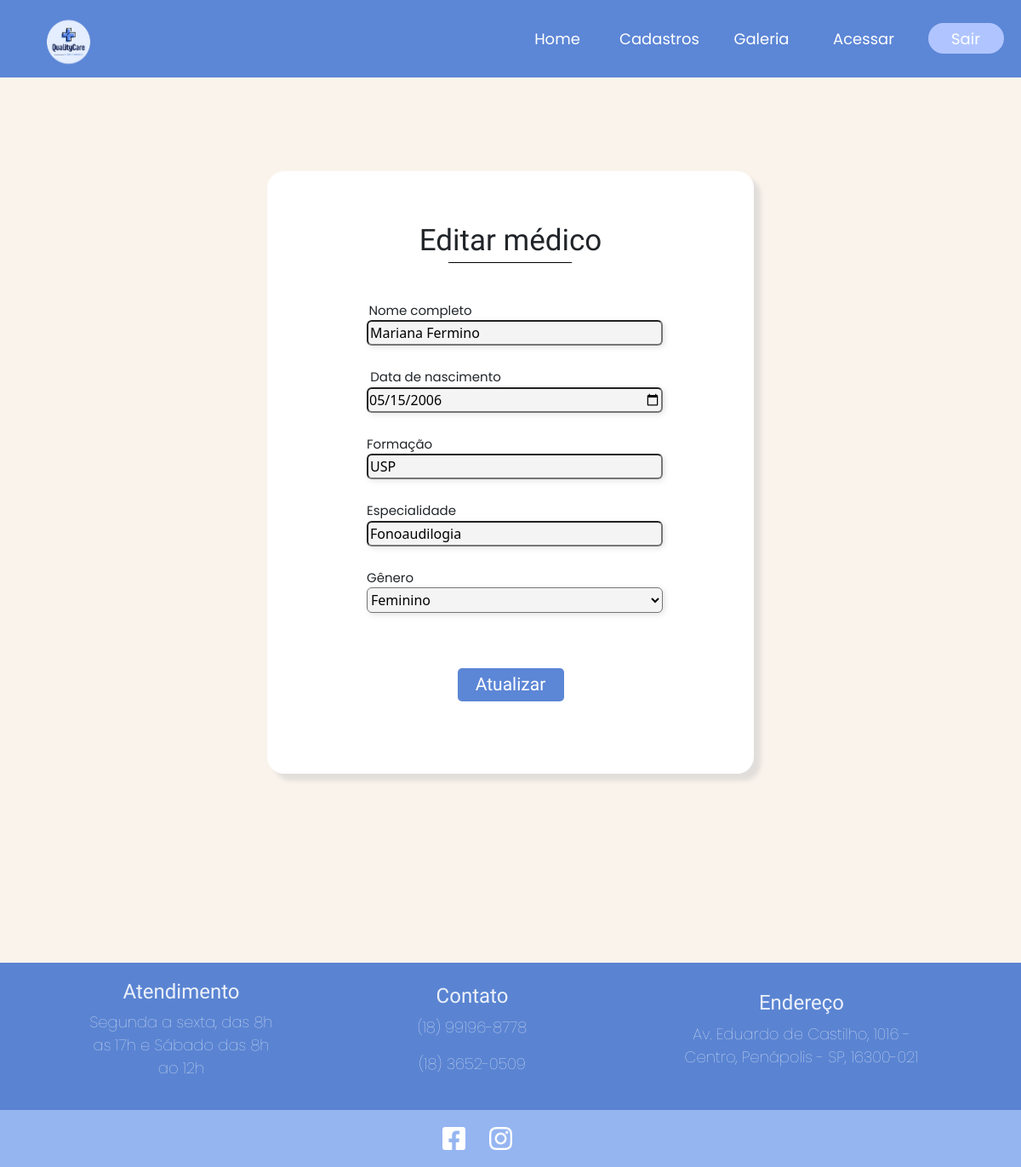
/editarMed/4/1, run on the app's committed database.
### tables this page shows
CREATE TABLE Medicos(ID_Med INTEGER PRIMARY KEY,Nome TEXT,DataNas TEXT,Genero TEXT,Formacao TEXT,Especialidade TEXT);

### Rotas/Medicos.py (the view)
@bp.route('/editarMed/<ID_Med>/<pag>', methods=['GET'])
def editar(ID_Med, pag):
        banco = ligar_banco()
        cursor = banco.cursor()
        cursor.execute('SELECT * FROM Medicos WHERE ID_Med =?',(ID_Med,))
        encontrado = cursor.fetchone()#somente uma tupla
        return render_template('EditarMedico.html', Medico=encontrado,
                                   Titulo="Editar Médico", pagina=pag)

### Rotas/Medicos.py (called while the page is built)
def ligar_banco():
    banco = g._database = sqlite3.connect('ClinicaMedica.db')
    cursor = banco.cursor()
    cursor.execute("PRAGMA foreign_keys = ON;")
    return banco

### templates/EditarMedico.html (shortened to what this page needs)
<!DOCTYPE html>
<html lang="pt-BR">
<head>
    <link rel="stylesheet" href="/static/estiloEditarMed.css">
    <link rel="stylesheet" href="https://unpkg.com/swiper/swiper-bundle.min.css"/>
    <link href="https://cdn.jsdelivr.net/npm/bootstrap@5.3.3/dist/css/bootstrap.min.css" rel="stylesheet">
</head>
<body>
    <nav class="Nav">
        <img class="Logo" src="/static/img/LogoNav.png">
        <div class="IconNav">
            <div>
                <a href="" class="IconsNav">
                    <span class="TextNav">Home</span>
                </a>
            </div>
            <div>
                <a href="" class="IconsNav">
                    <span class="TextNav">Cadastros</span>
                </a>
            </div>
            <div>
                <a href="" class="IconsNav">
                    <span class="TextNav">Galeria</span>
                </a>
            </div>
            <div>
                <a href="" class="IconsNav">
                    <span class="TextNav">Acessar</span>
                </a>
            </div>
            <div>
                <a href="/" class="IconsNav">
                    <button class="btnSair">Sair</button>
                </a>
            </div>
        </div>
    </nav>
    <section class="Login">
        <div class="LoginUm">
            <form action="/alterar/{{pagina}}" method="post">
                <div class="T&L">
                    <h4 class="TituloS">Editar médico</h4>
                </div>
                <div class="Linha"></div>
                  <fieldset class="Formulario">
                       <div class="Informacoes">
                            <label for="nomeMed" class="LabelF3">Nome completo</label>
                            <input type="text" id ="nomeMed" name="nomeMed" class="InputF1" value="{{ Medico[1] }}" required>
                       </div>
                      <div class="Informacoes">
                        <label for="dataNas_Med" class="LabelF1">Data de nascimento</label>
                        <input type="date" name="dataNas_Med" id="dataNas_Med" class="InputF1" value="{{ Medico[2] }}" required>
                      </div>
                      <div class="Informacoes">
                            <label for="formacao" class="LabelF2">Formação</label>
                            <input type="text" id ="formacao" name="formacao" class="InputF1" value="{{ Medico[4] }}" required>
                      </div>
                      <div class="Informacoes">
                            <label for="especialidade" class="LabelF2">Especialidade</label>
                            <input type="text" id ="especialidade" name="especialidade" class="InputF1" value="{{ Medico[5] }}" required>
                       </div>
                    <div class="Informacoes">
                      <label for="genero" class="LabelF2">Gênero</label>
                      <select id="genero" name="genero" class="InputF1" required>
                        <option value="Feminino" {% if Medico[3] == 'Feminino' %}selected{% endif %}>Feminino</option>
                      </select>
                    </div>
                      <a href="/listaMedicos/<int:pagina>">
                          <button class="btnEntrar" type="submit">Atualizar</button>
                      </a>
                  </fieldset>
            </form>
        </div>
    </section>
    <footer class="Rodape">
        <div class="RodInformacoes">
            <div class="TextoRodape">
                <h3 class="tituloRod">Atendimento</h3>
                <p class="textRod">Segunda a sexta, das 8h as 17h e Sábado das 8h ao 12h</p>
            </div>
            <div class="TextoRodape">
                <h3 class="tituloRod">Contato</h3>
                <p class="textRod">(18) 99196-8778</p>
                <p class="textRod">(18) 3652-0509</p>
            </div>
            <div class="TextoRodape">
                <h3 class="tituloRod">Endereço</h3>
                <p class="textRodDois">Av. Eduardo de Castilho, 1016 - Centro, Penápolis - SP, 16300-021</p>
            </div>
        </div>
        <div class="RodRedes">
            <div class="Redes">
                <a href="https://www.facebook.com/?locale=pt_BR">
                    <div><img class="imgRod" src="../static/img/ImgRodape/IconFace.png"></div>
                </a>
                <a href="https://www.instagram.com/">
                    <div><img class="imgRod" src="../static/img/ImgRodape/IconInstagram.png"></div>
                </a>
            </div>
        </div>
    </footer>
</body>
</html>

### static/estiloEditarMed.css (style rules this page uses)
:root { --cor-azulNav: rgba(57, 108, 205, 0.8196); --cor-pesquisa: #F8F4EF; --cor-branca: #FFFFFF; --cor-azulEscuroRodape: rgba(90, 132, 210, 1); --cor-textRodape: rgba(255, 255, 255, 0.89); --cor-azulClaroRodape: rgba(149, 181, 241, 1); --cor-fundo: rgba(250, 243, 235, 1); --cor-btnEntrar: rgba(57, 108, 205, 0.8196); --cor-cinzaClaro: #F4F4F4; --cor-btnSair: rgba(176, 197, 255, 1) ; --cor-borda: #c6c7c87a; }
.Nav { display: flex; flex-direction: row; background-color: var(--cor-azulNav); justify-content: center; text-align: center; }
.Logo { width: 161px; margin-right: auto; }
.TextNav { font-family: "Poppins", sans-serif; text-align: center; font-size: 18px; text-decoration: none; color: var(--cor-branca); }
.IconNav { display: flex; flex-direction: row; }
.IconsNav { width: 110px; height: 90px; display: flex; flex-direction: column; align-items: center; justify-content: center; margin-right: 10px; text-decoration: none !important; }
.btnSair { background-color: var(--cor-btnSair); color: var(--cor-branca); font-size: 18px; border-radius: 20px; font-family: "Poppins", sans-serif; border: none; width: 89px; height: 36px; cursor: pointer; }
.Login { text-align: center; background-color: var(--cor-fundo); display: flex; justify-content: center; height: 130vh; }
.LoginUm { background-color: var(--cor-branca); width: 572px; height: 708px; border-radius: 20px; margin-top: 110px; box-shadow: 8px 8px 5px var(--cor-borda); }
.TituloS { font-family: "Concert One", sans-serif; font-size: 35px; padding: 26px; margin-top: 35px; }
.Linha { height: 1px; width: 145px; background-color: black; margin-bottom: 14px; margin-left: 213px; margin-top: -30px; }
.Formulario { margin-top: 32px; }
.btnEntrar { background-color: var(--cor-btnEntrar); color: var(--cor-branca); font-size: 21px; border-radius: 5px; font-family: "Concert One", sans-serif; border: none; width: 125px; height: 39px; margin-top: 52px; }
.Informacoes { display: flex; flex-direction: column; margin-left: 104px; padding: 13px; }
.LabelF1 { font-family: "Poppins", sans-serif; font-size: 15px; width: 162px; }
.LabelF2 { font-family: "Poppins", sans-serif; font-size: 15px; width: 52px; }
.LabelF3 { font-family: "Poppins", sans-serif; font-size: 15px; width: 126px; }
.InputF1 { background-color: var(--cor-cinzaClaro); border-radius: 6px; width: 348px; height: 30px; box-shadow: 2px 2px 6px var(--cor-borda) }
.RodInformacoes { display: flex; background-color: var(--cor-azulEscuroRodape); justify-content: center; align-items: center; }
.TextoRodape { color: var(--cor-textRodape); padding: 20px 63px; }
.tituloRod { font-family: "Concert One", sans-serif; font-size: 24px; display: flex; align-items: center; justify-content: center; text-align: center; }
.textRod { font-family: "Poppins", sans-serif; font-size: 18px; font-weight: lighter; display: flex; align-items: center; justify-content: center; text-align: center; width: 216px; }
.textRodDois { font-family: "Poppins", sans-serif; font-size: 18px; font-weight: lighter; display: flex; align-items: center; justify-content: center; text-align: center; width: 306px; }
.RodRedes { background-color: var(--cor-azulClaroRodape); }
.Redes { display: flex; flex-direction: row; justify-content: center; align-items: center; margin-right: 78px; }
.imgRod { width: 45px; padding: 9px; margin: 11px 5px; }

### data on the page
Medicos: nomeMed "Mariana Fermino", dataNas_Med "05/15/2006", formacao "USP", especialidade "Fonoaudilogia", genero "Feminino"
